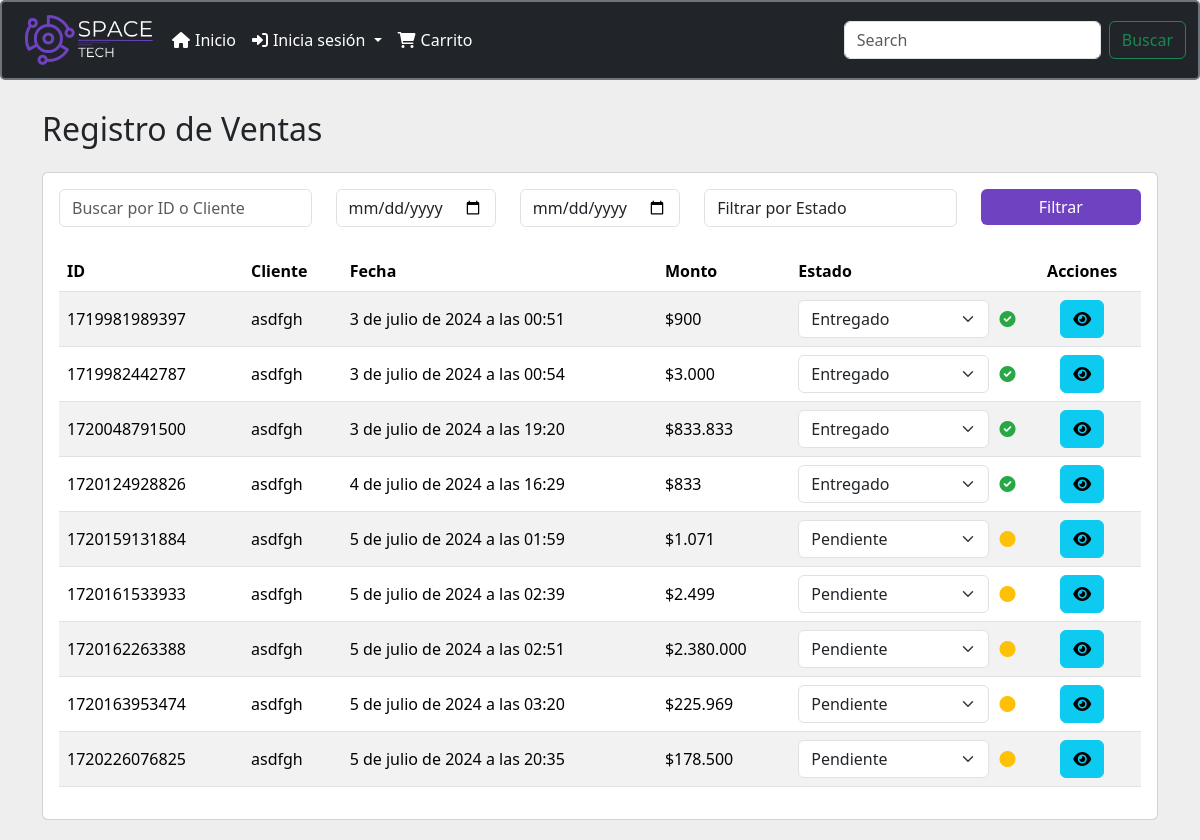
The page /gestion_ventas/ on the database as committed earlier.
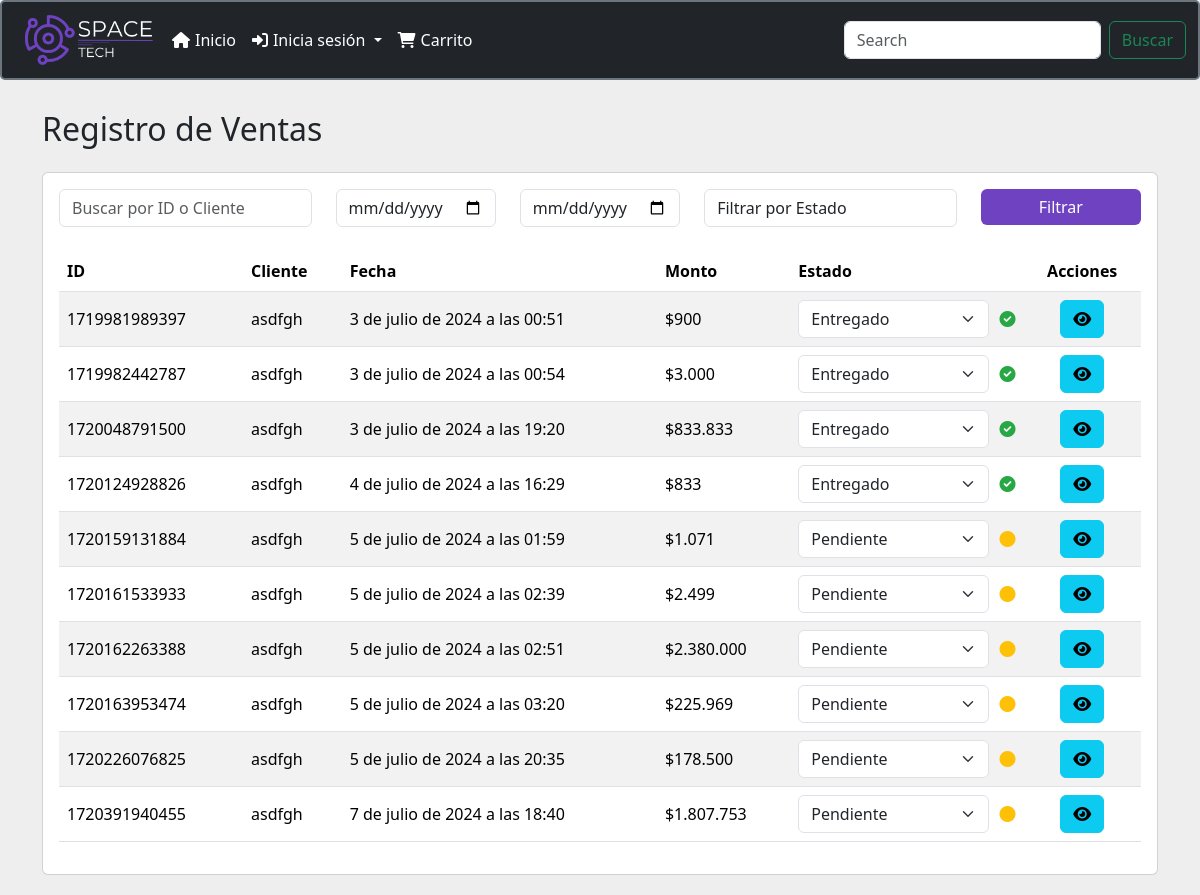
The same page on the database as committed later.
### menu/models.py (models this page shows, shortened)
class Venta(models.Model):
    ESTADO_CHOICES = [
        ('Pendiente', 'Pendiente'),
        ('Entregado', 'Entregado'),
    ]
    id = models.AutoField(primary_key=True)
    usuario = models.ForeignKey(Usuario, on_delete=models.CASCADE)
    id_boleta = models.CharField(max_length=30)
    fecha = models.DateTimeField(default=timezone.now)
    subtotal = models.DecimalField(max_digits=10, decimal_places=2)
    iva = models.DecimalField(max_digits=10, decimal_places=2)
    total = models.DecimalField(max_digits=10, decimal_places=2)
    direccion_retiro = models.CharField(max_length=255, default="Piedra Roja 125, Quilicura, Chile")  # Dirección de retiro
    estado = models.CharField(max_length=10, choices=ESTADO_CHOICES, default='Pendiente')  # Estado de la venta

class Usuario(models.Model):
    ROLE_CHOICES = [
        ('ADMIN', 'Administrador'),
        ('BODEGA', 'Bodeguero'),
        ('CLIENT', 'Cliente'),
    ]
    nombre_usuario = models.CharField(max_length=30)
    nombre = models.CharField(max_length=30)
    apellido = models.CharField(max_length=30)
    email = models.EmailField(unique=True)
    tfno = models.CharField(max_length=8, verbose_name="Telefono")
    clave = models.CharField(max_length=30)
    confirmar_clave = models.CharField(max_length=30)
    direccion = models.CharField(max_length=255, verbose_name="Dirección", null=True, blank=True)
    role = models.CharField(max_length=6, choices=ROLE_CHOICES)

### menu/views.py (the view)
# urls.py: path('gestion_ventas/', views.gestion_ventas, name='gestion_ventas'),
def gestion_ventas(request):
    query = request.GET.get('q')
    date_from = request.GET.get('date_from')
    date_to = request.GET.get('date_to')
    estado = request.GET.get('estado')
    ventas = Venta.objects.select_related('usuario').all()
    if query:
        ventas = ventas.filter(Q(usuario__nombre_usuario__icontains=query) | Q(id_boleta__icontains=query))
    if date_from:
        ventas = ventas.filter(fecha__gte=date_from)
    if date_to:
        ventas = ventas.filter(fecha__lte=date_to)
    if estado:
        ventas = ventas.filter(estado=estado)
    context = {'ventas': ventas}
    return render(request, 'gestion_ventas.html', context)

### menu/context_processors.py (called while the page is built)
def carrito_items_count(request):
    if request.user.is_authenticated:
        cart, created = Cart.objects.get_or_create(user=request.user)
        carrito_items_count = CartItem.objects.filter(cart=cart).aggregate(total_quantity=Sum('quantity'))['total_quantity'] or 0
    else:
        carrito_items_count = 0
    return {
        'carrito_items_count': carrito_items_count
    }

### menu/templatetags/custom_filters.py (called while the page is built)
@register.filter(name='format_price')
def format_price(value):
    return f"${value:,.0f}".replace(",", ".")

### menu/templates/gestion_ventas.html (shortened to what the changed rows need)
<!DOCTYPE html>
<html lang="es">
{% load custom_filters %}
{% load static %}
<head>
    <link href="https://cdn.jsdelivr.net/npm/bootstrap@5.3.3/dist/css/bootstrap.min.css" rel="stylesheet">
    <link rel="stylesheet" href="https://cdnjs.cloudflare.com/ajax/libs/font-awesome/5.15.4/css/all.min.css">
</head>
<body>
    {% include "plantilla/menu.html" %}
    <div class="container">
        <h2 class="mb-4">Registro de Ventas</h2>
        <div class="card">
            <div class="card-body">
                <div class="table-responsive">
                    <table class="table table-striped">
                        <thead>
                            <tr>
                                <th>ID</th>
                                <th>Cliente</th>
                                <th>Fecha</th>
                                <th>Monto</th>
                                <th>Estado</th>
                                <th class="table-actions">Acciones</th>
                            </tr>
                        </thead>
                        <tbody>
                            {% for venta in ventas %}
                            <tr>
                                <td>{{ venta.id_boleta }}</td>
                                <td>{{ venta.usuario.nombre_usuario }}</td>
                                <td>{{ venta.fecha }}</td>
                                <td>{{ venta.total|format_price }}</td>
                                <td>
                                    <div class="estado-container">
                                        <select class="form-select cambiar-estado" data-venta-id="{{ venta.id }}">
                                            <option value="Pendiente" {% if venta.estado == 'Pendiente' %}selected{% endif %}>Pendiente</option>
                                            <option value="Entregado" {% if venta.estado == 'Entregado' %}selected{% endif %}>Entregado</option>
                                        </select>
                                        {% if venta.estado == 'Pendiente' %}
                                        <i class="fas fa-circle estado-icon estado-pendiente" title="Pendiente"></i>
                                        {% elif venta.estado == 'Entregado' %}
                                        <i class="fas fa-check-circle estado-icon estado-entregado" title="Entregado"></i>
                                        {% endif %}
                                    </div>
                                </td>
                                <td class="table-actions">
                                    <button class="btn btn-info btn-icon" data-bs-toggle="modal" data-bs-target="#detalleVentaModal" data-id="{{ venta.id }}" title="Ver Detalles"><i class="fas fa-eye"></i></button>
                                </td>
                            </tr>
                            {% endfor %}
                        </tbody>
                    </table>
                </div>
            </div>
        </div>
    </div>
</body>
</html>

Rows that differ between the two databases and show on the page:
added Venta: id_boleta "1720391940455", usuario.nombre_usuario "asdfgh", fecha "7 de julio de 2024 a las 18:40", total "$1.807.753", estado+id "Pendiente"
